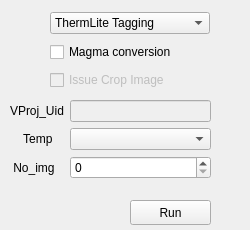
<?xml version="1.0" encoding="UTF-8"?>
<ui version="4.0">
 <class>Form</class>
 <widget class="QWidget" name="Form">
  <property name="geometry">
   <rect>
    <x>0</x>
    <y>0</y>
    <width>250</width>
    <height>230</height>
   </rect>
  </property>
  <property name="sizePolicy">
   <sizepolicy hsizetype="Fixed" vsizetype="Fixed">
    <horstretch>0</horstretch>
    <verstretch>0</verstretch>
   </sizepolicy>
  </property>
  <property name="minimumSize">
   <size>
    <width>250</width>
    <height>230</height>
   </size>
  </property>
  <property name="windowTitle">
   <string>Form</string>
  </property>
  <widget class="QWidget" name="layoutWidget">
   <property name="geometry">
    <rect>
     <x>50</x>
     <y>10</y>
     <width>160</width>
     <height>85</height>
    </rect>
   </property>
   <layout class="QVBoxLayout" name="verticalLayout">
    <item>
     <widget class="QComboBox" name="imagetaggingType">
      <item>
       <property name="text">
        <string>ThermLite Tagging</string>
       </property>
      </item>
      <item>
       <property name="text">
        <string>Thermal Tagging</string>
       </property>
      </item>
      <item>
       <property name="text">
        <string>Visual Tagging</string>
       </property>
      </item>
      <item>
       <property name="text">
        <string>SiteMap Tagging</string>
       </property>
      </item>
      <item>
       <property name="text">
        <string>Temp Extraction</string>
       </property>
      </item>
     </widget>
    </item>
    <item>
     <widget class="QCheckBox" name="MagmaConversion">
      <property name="enabled">
       <bool>true</bool>
      </property>
      <property name="autoFillBackground">
       <bool>false</bool>
      </property>
      <property name="text">
       <string>Magma conversion</string>
      </property>
     </widget>
    </item>
    <item>
     <widget class="QCheckBox" name="IssueCropImage">
      <property name="enabled">
       <bool>false</bool>
      </property>
      <property name="text">
       <string>Issue Crop Image</string>
      </property>
     </widget>
    </item>
   </layout>
  </widget>
  <widget class="QPushButton" name="runButton">
   <property name="geometry">
    <rect>
     <x>130</x>
     <y>200</y>
     <width>81</width>
     <height>25</height>
    </rect>
   </property>
   <property name="text">
    <string>Run</string>
   </property>
  </widget>
  <widget class="QWidget" name="layoutWidget_2">
   <property name="geometry">
    <rect>
     <x>10</x>
     <y>100</y>
     <width>201</width>
     <height>91</height>
    </rect>
   </property>
   <layout class="QFormLayout" name="formLayout">
    <item row="0" column="0">
     <widget class="QLabel" name="label_3">
      <property name="text">
       <string>VProj_Uid</string>
      </property>
     </widget>
    </item>
    <item row="0" column="1">
     <widget class="QLineEdit" name="projectUid">
      <property name="enabled">
       <bool>false</bool>
      </property>
      <property name="mouseTracking">
       <bool>false</bool>
      </property>
      <property name="layoutDirection">
       <enum>Qt::LeftToRight</enum>
      </property>
      <property name="autoFillBackground">
       <bool>true</bool>
      </property>
      <property name="clearButtonEnabled">
       <bool>true</bool>
      </property>
     </widget>
    </item>
    <item row="1" column="0">
     <widget class="QLabel" name="label">
      <property name="text">
       <string>    Temp</string>
      </property>
     </widget>
    </item>
    <item row="1" column="1">
     <widget class="QComboBox" name="temp_option">
      <property name="enabled">
       <bool>true</bool>
      </property>
     </widget>
    </item>
    <item row="2" column="0">
     <widget class="QLabel" name="label_2">
      <property name="text">
       <string> No_img</string>
      </property>
     </widget>
    </item>
    <item row="2" column="1">
     <widget class="QgsSpinBox" name="No_images"/>
    </item>
   </layout>
  </widget>
 </widget>
 <customwidgets>
  <customwidget>
   <class>QgsSpinBox</class>
   <extends>QSpinBox</extends>
   <header>qgsspinbox.h</header>
  </customwidget>
 </customwidgets>
 <resources/>
 <connections/>
</ui>
